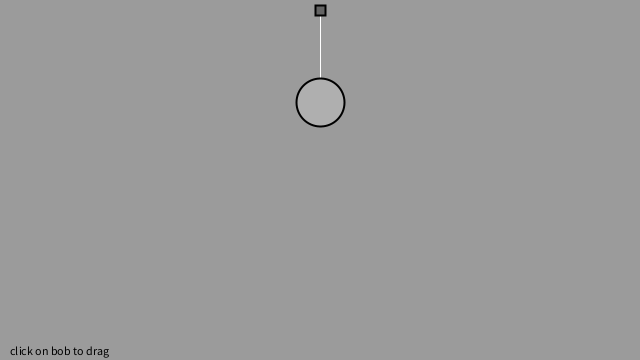
Frame 1 (no input)
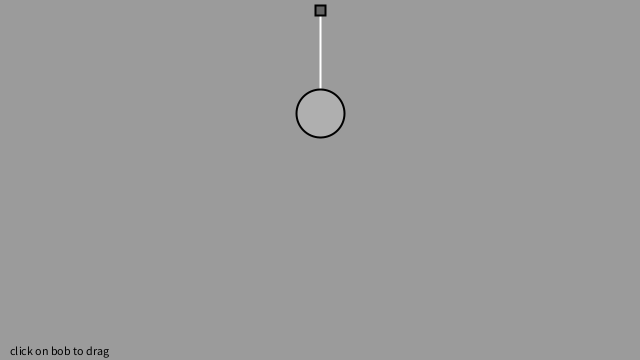
Frame 60 (the mouse pressed at the canvas centre just before this capture)
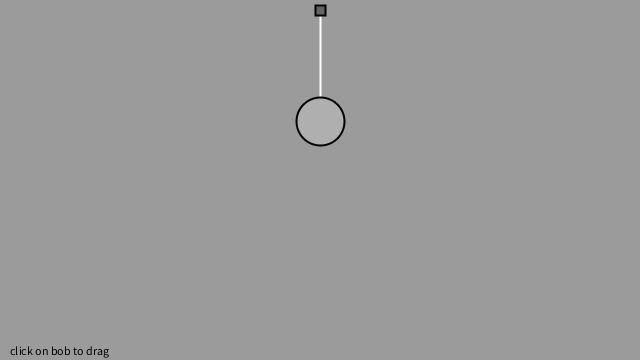
Frame 120 (the mouse held since frame 60 and released just before this capture)

The Processing sketch that drew these frames (run headless with seeded random() and noise(); from frame 60 on, the mouse is pressed at the canvas centre):

// Processing sketch: spring_forces
// ── spring_forces.pde
class Spring {
  PVector anchor; 
  
  float len;
  float k = .1; //constant for spring force
  
  Spring(float x, float y, int l) {
    anchor = new PVector(x, y);
    len = l;  // length at rest
  }
  
  void connect (Bob b) {
    PVector force = PVector.sub(b.position, anchor); // get vector pointing from anchor to bob location
    float d = force.mag(); // get the length of that vector
    float stretch = d - len; // distance between displacement and rest length 
    
    force.normalize(); // turn into unit vector that gives only direction
    force.mult(-1 * k * stretch); // apply formula to calculate spring force
    
    b.applyForce(force); //apply spring force on bob 
  }
  
  void display() {
    fill(100);
    rectMode(CENTER);
    rect(anchor.x, anchor.y, 10, 10);
  }
  
  void displayLine(Bob b) {
    stroke(255);
    line(b.position.x, b.position.y, anchor.x, anchor.y);
  }
  
    // Constrain the distance between bob and anchor between min and max
  void constrainLength(Bob b, float minlen, float maxlen) {
    PVector dir = PVector.sub(b.position, anchor);
    float d = dir.mag();
    // Is it too short?
    if (d < minlen) {
      dir.normalize();
      dir.mult(minlen);
      // Reset position and stop from moving (not realistic physics)
      b.position = PVector.add(anchor, dir);
      b.velocity.mult(0);
      // Is it too long?
    } 
    else if (d > maxlen) {
      dir.normalize();
      dir.mult(maxlen);
      // Reset position and stop from moving (not realistic physics)
      b.position = PVector.add(anchor, dir);
      b.velocity.mult(0);
    }
  }
}

class Bob {
  
   PVector position;
   PVector velocity;
   PVector acceleration;
   float mass = 24;
   
   float damping = .98; // arbitrary damping to simulate friciton / drag
   
   PVector dragOffset;
   boolean dragging = false;
   
   Bob(float x, float y) {
     position = new PVector(x, y);
     velocity = new PVector();
     acceleration = new PVector();
     dragOffset = new PVector();
   }
   
   void update() {
     velocity.add(acceleration);
     velocity.mult(damping);
     position.add(velocity);
     acceleration.mult(0);
   }
   
   // newtons law F = M*A or A = F / M
   void applyForce(PVector force) {
     PVector f = force.get();
     f.div(mass);
     acceleration.add(force);
   }
   
   void display() {
     stroke(0);
     strokeWeight(2);
     fill(175);
     if(dragging) {
       fill(50);
     }
     ellipse(position.x, position.y, mass * 2, mass * 2);
   }
   
   void clicked(int mx, int my) {
     float d = dist(mx, my, position.x, position.y);
     if( d < mass) {
       dragging = true;
       dragOffset.x = position.x - mx;
       dragOffset.y = position.y - my;
     }
   }
   
   void stopDragging() {
     dragging = false;
   }
   
   void drag(int mx, int my) {
     if(dragging) {
       position.x = mx + dragOffset.x;
       position.y = my + dragOffset.y;
     }
   }

}


// The Nature of Code
// Daniel Shiffman
// http://natureofcode.com

// Mover object
Bob bob;

// Spring object
Spring spring;

void setup() {
  size(640,360);
  // Create objects at starting position
  // Note third argument in Spring constructor is "rest length"
  spring = new Spring(width/2,10,100); 
  bob = new Bob(width/2,100); 

}

void draw()  {
  background(155); 
  // Apply a gravity force to the bob
  PVector gravity = new PVector(0,2);
  bob.applyForce(gravity);
  
  // Connect the bob to the spring (this calculates the force)
  spring.connect(bob);
  // Constrain spring distance between min and max
  spring.constrainLength(bob,30,200);
  
  // Update bob
  bob.update();
  // If it's being dragged
  bob.drag(mouseX,mouseY);
  
  // Draw everything
  spring.displayLine(bob); // Draw a line between spring and bob
  bob.display(); 
  spring.display(); 
  
  fill(0);
  text("click on bob to drag",10,height-5);
}


// For mouse interaction with bob

void mousePressed()  {
  bob.clicked(mouseX,mouseY);
}

void mouseReleased()  {
  bob.stopDragging(); 
}
